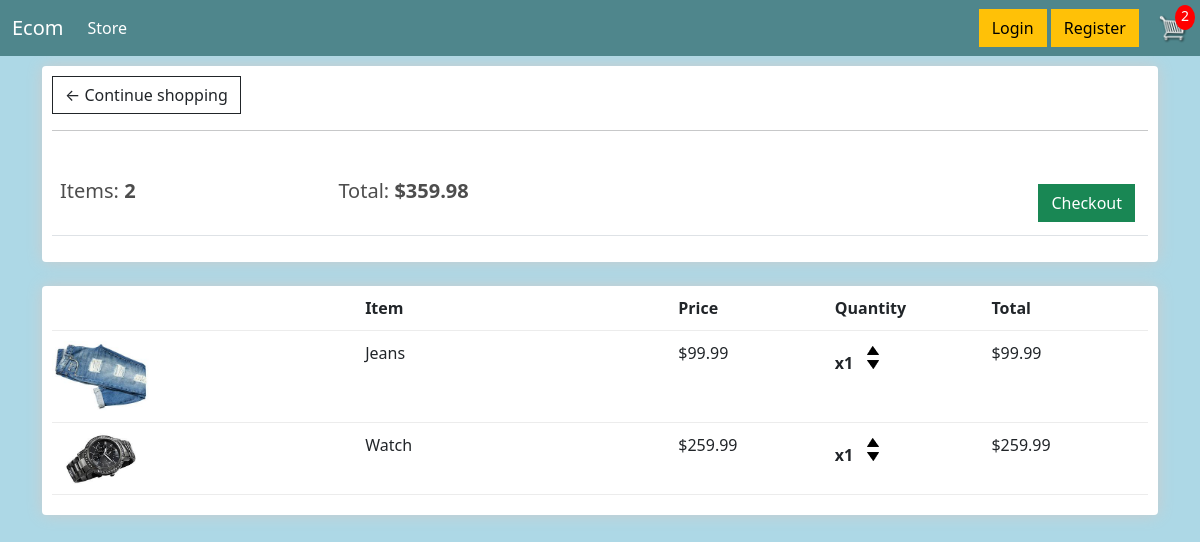
The app's page /cart/ (signed in) with its own data.
### store/models.py (models this page shows, shortened)
class Order(models.Model):
    customer = models.ForeignKey(Customer, on_delete=models.SET_NULL, null=True, blank=True)
    date_ordered = models.DateTimeField(auto_now_add=True)
    complete = models.BooleanField(default=False)
    transaction_id = models.CharField(max_length=100, null=True)
    @property
    def get_cart_total(self):
        orderitem = self.orderitem_set.all()
        total = sum([item.get_total for item in orderitem])
        return total
    @property
    def get_cart_items(self):
        orderitem = self.orderitem_set.all()
        total = sum([item.quantity for item in orderitem])
        return total

class OrderItem(models.Model):
    product = models.ForeignKey(Product, on_delete=models.SET_NULL, null=True)
    order =  models.ForeignKey(Order, on_delete=models.SET_NULL, null=True)
    quantity = models.IntegerField(default=0, null=True, blank=True)
    date_added = models.DateTimeField(auto_now_add=True)
    @property
    def get_total(self):
        total = self.product.price * self.quantity
        return total

class Product(models.Model):
    name = models.CharField(max_length=200, null=True)
    price = models.FloatField()
    digital = models.BooleanField(default=False,null=True, blank=False)
    image = models.ImageField(null=True, blank=True)
    @property
    def imageURL(self):
        try:
            url = self.image.url
        except:
            url = ''
        return url

### store/views.py (the view)
# urls.py: path('cart/',views.cart, name='cart'),
def cart(request):
    data = cartData(request)
    items = data['items']
    order = data['order']
    cartItems = data['cartItems']
    return render(request, 'store/cart.html', {'items':items, 'order':order, 'cartItems':cartItems})

### store/utils.py (called while the page is built)
def cartData(request):
    if request.user.is_authenticated:
        customer = request.user.customer
        order, created = Order.objects.get_or_create(customer=customer, complete=False)
        items = order.orderitem_set.all()
        cartItems = order.get_cart_items
    else:
        cookieData = cookieCart(request)
        items = cookieData['items']
        order = cookieData['order']
        cartItems = cookieData['cartItems']
    return {'cartItems':cartItems, 'order':order, 'items':items}

### store/templates/store/cart.html (shortened to what this page needs)
{% extends 'main.html' %}
{% load static %}
{% block content %}
    <div class="row">
      <div class="col-lg-12">
        <div class="box-element">
            <a class="btn btn-outline-dark" href="{% url 'store' %}">&#x2190; Continue shopping</a>
            <hr>
            <br>
            <table class="table">
              <tr>
                <th><h5>Items: <strong>{{ order.get_cart_items }}</strong></h5></th>
                <th><h5>Total: <strong>${{ order.get_cart_total|floatformat:2 }}</strong></h5></th>
                <th>
                  <a style="float:right; margin:5px;" class="btn btn-success" href="{% url 'checkout' %}">Checkout</a>
                </th>
              </tr>
            </table>
        </div>
        <br>
        <div class="box-element">
          <div class="cart-row">
            <div style="flex:2;"></div>
            <div style="flex:2;"><strong>Item</strong></div>
            <div style="flex:1;"><strong>Price</strong></div>
            <div style="flex:1;"><strong>Quantity</strong></div>
            <div style="flex:1;"><strong>Total</strong></div>
          </div>
          {% for item in items %}
          <div class="cart-row">
            <div style="flex:2;"><img class="row-image" src="{{ item.product.imageURL }}"></div>
            <div style="flex:2;">{{ item.product.name }}</div>
            <div style="flex:1;">${{ item.product.price|floatformat:2 }}</div>
            <div style="flex:1;">
              <p class="quantity">x{{ item.quantity }}</p>
						  <div class="quantity">
                  <img data-product="{{ item.product.id }}" data-action="add" class="chg-quantity update-cart" src="{% static  'images/arrow-up.png' %}">
                  <img data-product="{{ item.product.id }}" data-action="remove" class="chg-quantity update-cart" src="{% static  'images/arrow-down.png' %}">
						  </div>
            </div>
            <div style="flex:1;">${{ item.get_total }}</div>
          </div>
          {% endfor %}
      </div>
    </div>
{% endblock %}

### static/CSS/main.css (style rules this page uses)
body { background-color: lightblue; }
h1,h2,h3,h4,h5,h6 { color:hsl(0, 0%, 30%); }
.box-element { box-shadow:hsl(0, 0%, 80%) 0 0 16px; background-color: #fff; border-radius: 4px; padding: 10px; }
.col-lg-4, .col-lg-6, .col-lg-8, .col-lg-12 { margin-top: 10px; }
.btn { border-radius: 0; }
.row-image { width: 100px; }
.cart-row { display: flex; align-items: flex-stretch; padding-bottom: 10px; margin-bottom: 10px; border-bottom: 1px solid #ececec; }
.quantity { display: inline-block; font-weight: 700; padding-right:10px; }
.chg-quantity { width: 12px; cursor: pointer; display: block; margin-top: 5px; transition:.1s; }

### records on screen
Order: get_cart_items "2", get_cart_total "359.98"
OrderItem: product.imageURL (picture), product.name "Jeans", product.price "99.99", quantity "1", get_total "99.99"
OrderItem: product.imageURL (picture), product.name "Watch", product.price "259.99", quantity "1", get_total "259.99"

### other values on screen
{{ cartItems }} "2"
